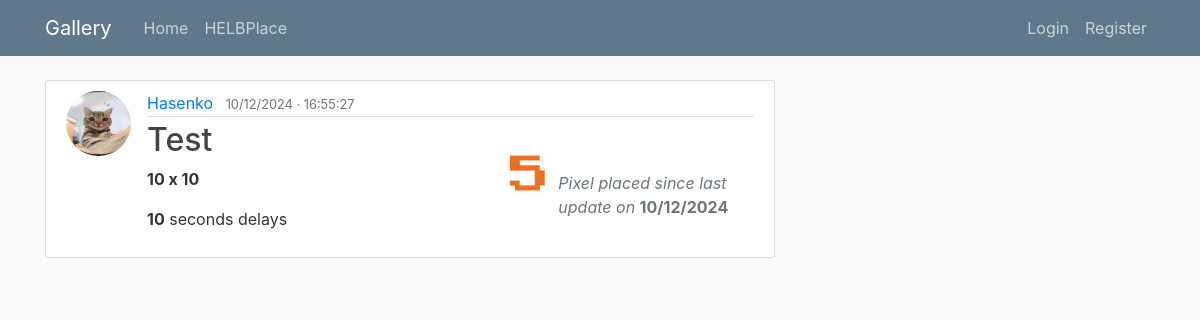
/gallery/, run on an earlier commit of the app's database.
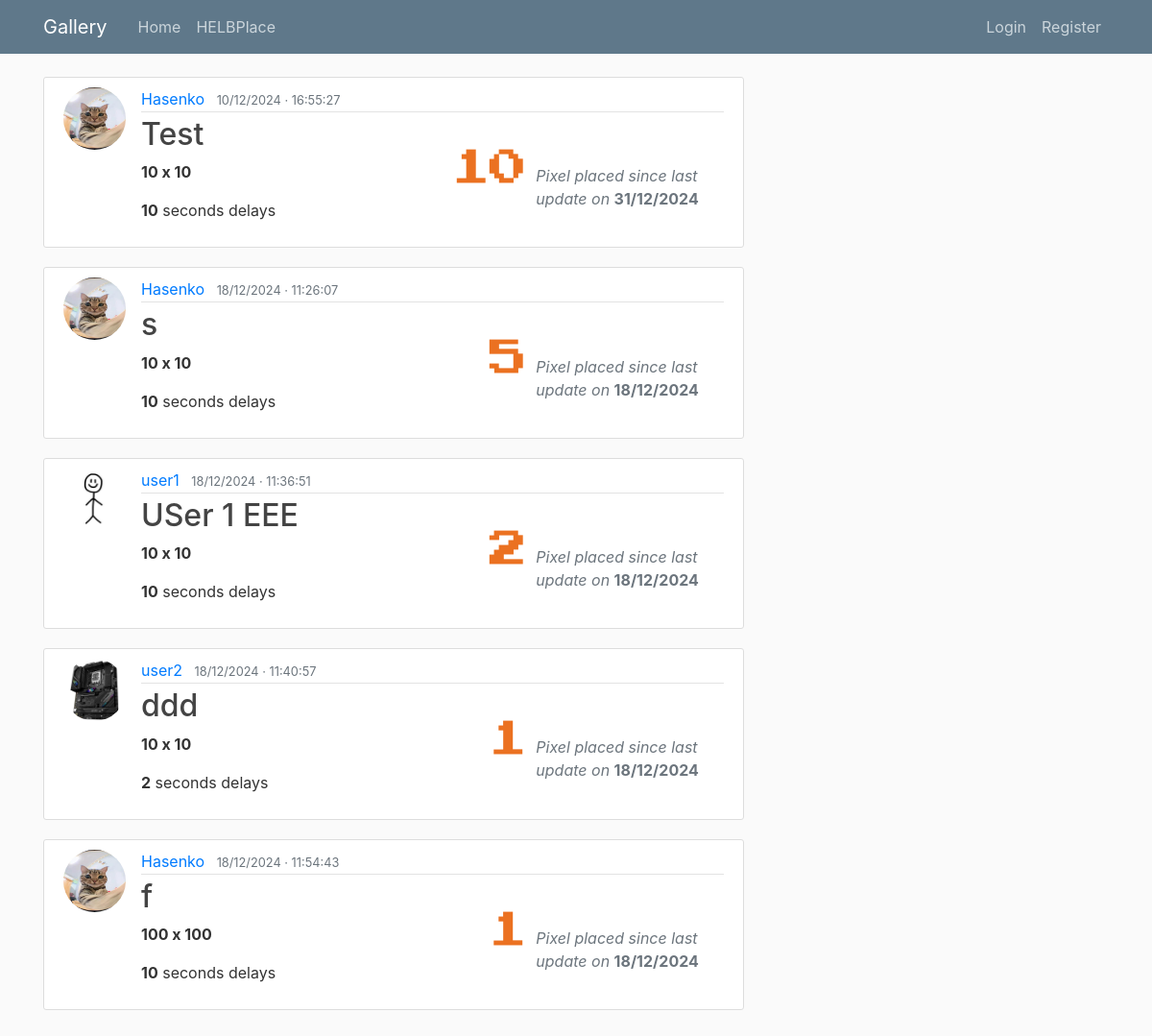
And on a later commit of the database.
### blog/models.py (models this page shows, shortened)
class Canvas(models.Model):
    title = models.CharField(max_length=100)
    width = models.PositiveIntegerField(default=10)
    height = models.PositiveIntegerField(default=10)
    time_to_wait = models.PositiveIntegerField(default=10, verbose_name="Time to wait (in seconds)")
    content = models.TextField(default='blank')
    date_posted = models.DateTimeField(default=timezone.now)
    author = models.ForeignKey(User, on_delete=models.CASCADE)
    def get_pixel_list(content):
        pixel_list = []
        i = 0
        pixel = ""
        for letter in content:
            if i%7 == 0 and i != 0:
                pixel_list.append(pixel)
                pixel = ""
            pixel += letter
            i += 1
        pixel_list.append(pixel)
        return pixel_list

### users/models.py (models this page shows, shortened)
class Profile(models.Model):
    user = models.OneToOneField(User, on_delete=models.CASCADE)
    image = models.ImageField(default='default.jpg', upload_to='profile_pics')

### blog/views.py (the view)
# urls.py: path('', CanvasListView.as_view(), name='blog-home'),
class CanvasListView(ListView):
    model = Canvas
    template_name = 'blog/home.html'  # by default: <app>/<model>_<viewtype>.html
    context_object_name = 'canvases'
    ordering = ['-date_posted']  # replace with 'intensity' of the canvas
    def get_queryset(self):
        canvases = super().get_queryset()
        for canvas in canvases:
            canvas.content = Canvas.get_pixel_list(canvas.content)
        canvas_stats = CanvasStatistics.objects.all()
        canvas_pixel_placed_last_day = {}
        for stats in canvas_stats:
            contrib_days = stats.contributions_day
            if not contrib_days:
                canvas_pixel_placed_last_day[stats.canvas] = ['N/A', 0]
                continue
            last_day = sorted(contrib_days.keys(), key=lambda x: timezone.datetime.strptime(x, '%Y-%m-%d'))[-1]
            last_day_django_format = parse_date(last_day)
            last_day_value = contrib_days[last_day]
            canvas_pixel_placed_last_day[stats.canvas] = [last_day_django_format, last_day_value]
        sorted_canvas_pixel_placed_last_day = dict(sorted(
            (canvas for canvas in canvas_pixel_placed_last_day.items() if canvas[1][0] != 'N/A'),
            key=lambda x: (x[1][0], x[1][1]),
            reverse=True
        ))
        na_entries = {canvas: value for canvas, value in canvas_pixel_placed_last_day.items() if value[0] == 'N/A'}
        sorted_canvas_pixel_placed_last_day.update(na_entries)
        return sorted_canvas_pixel_placed_last_day

### blog/templates/blog/home.html (shortened to what this page needs)
{% extends "blog/base.html" %}
{% block content %}
    {% for canvas, last_modif in canvases.items %}
        <div class="canvas-post">
            <article class="media content-section">
                <img class="rounded-circle article-img" src="{{ canvas.author.profile.image.url }}" alt="author image">
                <div class="media-body">
                    <div class="article-metadata d-flex align-items-center justify-content-between">
                        <div>
                            <a class="mr-2" href="{% url 'user-profile' canvas.author.id %}">{{ canvas.author }}</a>
                            <small class="text-muted">{{ canvas.date_posted|date:"d/m/Y · H:i:s" }}</small>
                        </div>
                    </div>
                    <div class="canvas-desc">
                        <div class="left">
                            <div class="top">
                                <h2><a class="article-title" href="{% url 'canvas-detail' canvas.id %}">{{ canvas.title }}</a></h2>
                                <p><b>{{ canvas.width }} x {{ canvas.height }}</b></p>
                            </div>
                            <div class="bottom">
                                <p><b>{{ canvas.time_to_wait }}</b> seconds delays</p>
                            </div>
                        </div>
                        <div class="right">
                            {% if last_modif.0|date:"d/m/Y" %}
                                <div class="right-left">
                                    <span id="nb_pixel_placed_last_modif">{{ last_modif.1 }}</span>
                                </div>
                                <div class="right-right text-muted">
                                    <p><i>Pixel placed since last update on </i><b>{{ last_modif.0|date:"d/m/Y" }}</b></p>
                                </div>
                            {% else %}
                                <p class="text-muted" id="na_pixel_placed_last_modif"><i>No pixel placed yet,</i><b><a href="{% url 'canvas-detail' canvas.id %}" style="color: #eb7121;"> be the first one !</a></b></p>
                            {% endif %}
                        </div>
                    </div>
                </div>
            </article>
        </div>
    {% endfor %}
{% endblock content %}

What changed in the data, as far as the page shows it:
changed Canvas "Test": last_modif "5" → "10"; date_posted "10/12/2024" → "31/12/2024"
added Canvas: author.profile.image (picture), author "Hasenko", date_posted "18/12/2024 · 11:26:07", title "s", width "10", height "10", time_to_wait "10", last_modif "5", date_posted "18/12/2024"
added Canvas: author.profile.image (placeholder picture), author "user1", date_posted "18/12/2024 · 11:36:51", title "USer 1 EEE", width "10", height "10", time_to_wait "10", last_modif "2", date_posted "18/12/2024"
added Canvas: author.profile.image (picture), author "user2", date_posted "18/12/2024 · 11:40:57", title "ddd", width "10", height "10", time_to_wait "2", last_modif "1", date_posted "18/12/2024"
added Canvas: author.profile.image (picture), author "Hasenko", date_posted "18/12/2024 · 11:54:43", title "f", width "100", height "100", time_to_wait "10", author "1", date_posted "18/12/2024"
